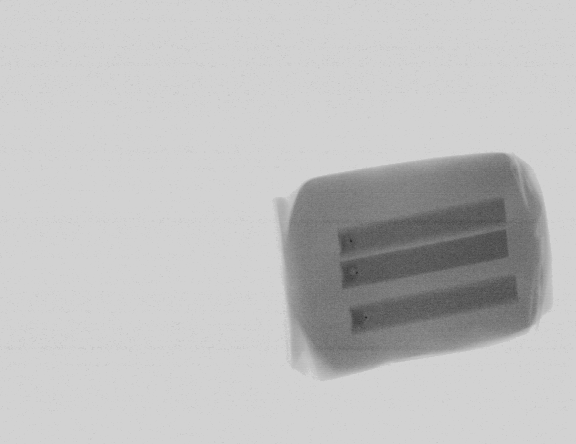
#> input picture data/test/images/001_20200623_203222(0).png, 576 x 444 px
$ python -i synth_eval.py   (imports and definitions only)   (older library calls are emulated)
#> lines starting #> are read from the running program, lines starting #| are printed output that depends on the picture; after the words box and inside, x2 and y2 are one past the last pixel; in counts of white or black regions, pixels touching at a corner belong together
#> further down, picture is the input picture: shape (444, 576); min 41, max 210, mean 192.2
"""합성 점 평가 데이터 생성: 작대기(막대) 안에 옅은 점을 합성한 test 이미지를 시드 42 로 똑같이 만든다.

  python scripts/synth_eval.py --split test --out data_synth/test --preview     # 생성 + 미리보기 그림
  python scripts/synth_eval.py --split test --out data_synth/test --verify      # 협업자 PC 에서: 같은 데이터인지 검증

무엇을 만드는가
  1. 원본 이미지의 **실제 결함 점은 평균 보간으로 지운다**(가짜 정상). 합성 점만 정답이 되도록 하기 위해서다.
  2. 영상에서 **작대기(어두운 직사각형)** 를 찾는다: 제품 영역 안에서 주변 평균보다 어두운 곳(적분 영상 기반 지역 임계값)을 잡고, 가늘고 긴 덩어리만 남긴다.
  3. 작대기 **안쪽**(가장자리에서 3px 이상 떨어진 곳)에서만 위치를 뽑아 점을 합성한다. 점 핵(3x3)이 막대 밖으로 나가지 않는다.
  4. 점은 val(test 일 때) 또는 train(val 일 때)의 **실제 점**을 투과율 조각(9x9)으로 떠서 쓴다. 진하기 s 와 크기 f 로 칸을 나눈다.
     X선은 겹친 물체의 투과율이 곱해지므로 바탕 밝기에 T^s 를 곱한다. 같은 호기의 조각만 쓴다.
  5. 정답 라벨은 합성 점마다 박스 하나(1·2호기 10px, 3호기 13px, 팀 라벨 규칙과 같음). 채점은 중심 거리(R=5px 권장)로 한다.

재현성 (모두가 같은 평가 데이터를 쓰도록)
  - 시드 42 고정. 이미지마다 default_rng([42, crc32(이미지 이름)]) 를 따로 만들어, 일부 이미지만 돌려도 그 이미지의 점은 같다.
  - 난수는 정수(integers)만 쓰고 배열 순서는 정렬된 파일명·행 우선으로 고정한다. 막대 검출은 정수 연산(8bit 가우시안, 적분 영상, 형태학) 위주다.
  - 점의 위치·조건은 dots.csv 에, 이미지의 픽셀 해시는 images.sha256 에 남긴다. 기준본은 scripts/synth_eval_reference/ 에 커밋되어 있고
    --verify 가 그것과 비교한다. 위치·조건(dots.csv)이 같으면 같은 문제이고, 픽셀 해시가 다르면 라이브러리 버전 차이(±1 밝기)일 수 있다.
  - 이미지 파일의 해시가 아니라 **픽셀 배열의 해시**를 쓴다(PNG 압축 구현이 달라도 영향이 없음).

원본 data/ 는 바꾸지 않는다. 생성물(data_synth/)은 용량이 커서 Git 에 올리지 않는다(.gitignore).
의존성: numpy, opencv-python, Pillow (requirements.txt). 개인 폴더(src/<이름>/) 코드에 의존하지 않는다.
"""
import argparse
import csv
import hashlib
import json
import sys
import zlib
from pathlib import Path

import cv2
import numpy as np
from PIL import Image, ImageDraw, ImageFont

ROOT = Path(__file__).resolve().parents[1]
DATA = ROOT / "data"
REF = Path(__file__).resolve().parent / "synth_eval_reference"

SEED = 42
S_LIST = [0.15, 0.3, 0.5, 1.0]          # 깊이 배율 (1.0 = 실제 점의 세기)
F_LIST = [0.67, 1.0, 1.5]               # 크기 배율
F_SIZE = {0.67: 7, 1.0: 9, 1.5: 13}     # 조각 한 변(px)
CELLS = [(s, f) for s in S_LIST for f in F_LIST]
HALF = 4                                # 점은행 조각 9x9
BOX = {"1": 10, "2": 10, "3": 13}       # 합성 점 정답 박스 한 변 (팀 라벨 규칙)
MARGIN = 3                              # 막대 가장자리에서 점 중심까지 최소 거리
GAP_DOTS = 24                           # 합성 점끼리 최소 거리
GAP_REAL = 20                           # 지운 실제 점 자리와의 최소 거리
BAR_WIN = 20                            # 국소 평균 창 반지름 (41x41)
BAR_DELTA = 4                           # 막대 = 국소 평균보다 이만큼 이상 어두운 곳
MIN_BAR_AREA = 120
MIN_BAR_ASPECT = 2.5


# ------------------------------------------------------------------ 입출력
def read_gray(p):
    return np.array(Image.open(p).convert("L"))


# [8 lines left out: function read_boxes, not called in this run]


def pixel_sha(img):
    return hashlib.sha256(img.tobytes() + str(img.shape).encode()).hexdigest()


# ------------------------------------------------------------------ 실제 점 찾기·지우기
# [26 lines left out: functions locate_dot, remove_real_dots, not called in this run]


# ------------------------------------------------------------------ 작대기(막대) 찾기
def box_sum(a, r):
    """(2r+1)x(2r+1) 창의 합(정수, 바깥은 0). 적분 영상으로 계산."""
    p = cv2.copyMakeBorder(a, r, r, r, r, cv2.BORDER_CONSTANT, value=0)
    ii = cv2.integral(p, sdepth=cv2.CV_32S)
    k = 2 * r + 1
    return ii[k:, k:] - ii[:-k, k:] - ii[k:, :-k] + ii[:-k, :-k]


def find_bars(img):
    """(제품 마스크, 막대 마스크). 막대 = 제품 안에서 주변보다 어두운 가늘고 긴 덩어리. 정수 연산 위주."""
    b3 = cv2.GaussianBlur(img, (0, 0), 3)
    _, th = cv2.threshold(b3, 0, 255, cv2.THRESH_BINARY_INV + cv2.THRESH_OTSU)
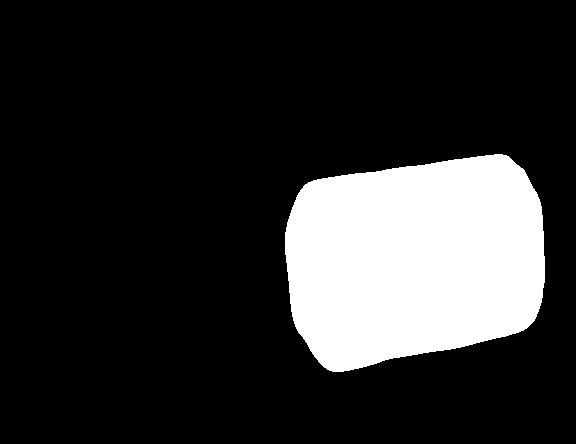
#> th: shape (444, 576); 17.9% white; 1 white region, box (x1, y1, x2, y2) and area: (285, 154, 545, 372) 45813
    n, lab, st, _ = cv2.connectedComponentsWithStats(th)
#> n = 2; st = [[0, 0, 576, 444, 209931], [285, 154, 260, 218, 45813]]
    if n < 2:
        return None, None
    k = 1 + int(np.argmax(st[1:, cv2.CC_STAT_AREA]))
#> k = 1
    prod = lab == k
    inner = cv2.erode(prod.astype(np.uint8), np.ones((15, 15), np.uint8))   # 제품 테두리의 그늘 제외 (uint8 0/1)
#> inner: shape (444, 576); values 0 (black) and 1 (white), 15.4% white; 1 white region, box (x1, y1, x2, y2) and area: (292, 162, 538, 364) 39324
    if int(inner.sum()) < 500:
        return prod, None
    # 지역 적응형 임계값: 주변(41x41, 제품 안쪽만) 평균보다 BAR_DELTA 이상 어두운 픽셀. 적분 영상(정수)으로 계산해 PC 가 달라도 같다.
    # 제품 전체에 Otsu 를 쓰면 저대비 이미지에서 막대가 안 잡혀(실제 점 663개 중 20% 놓침) 이 방식으로 바꿨다.
    b1 = cv2.GaussianBlur(img, (0, 0), 1.0)
    sv = box_sum(b1 * inner, BAR_WIN).astype(np.int64)
#> in box_sum, `p = cv2.copyMakeBorder(a, r, r, r, r, cv2.BORDER_CONSTANT, value=0)`:
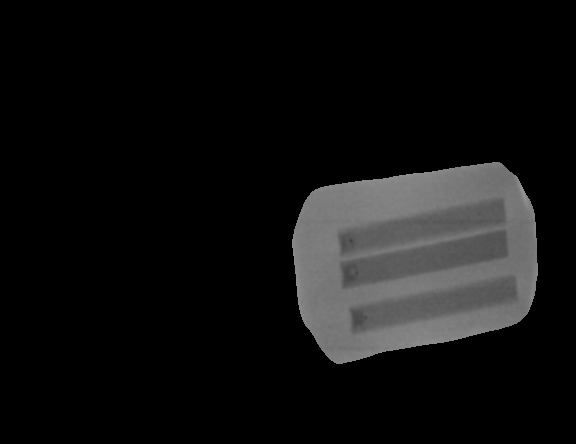
#> a: shape (444, 576); min 0, max 148, mean 17.3
#> in box_sum, `ii = cv2.integral(p, sdepth=cv2.CV_32S)`:
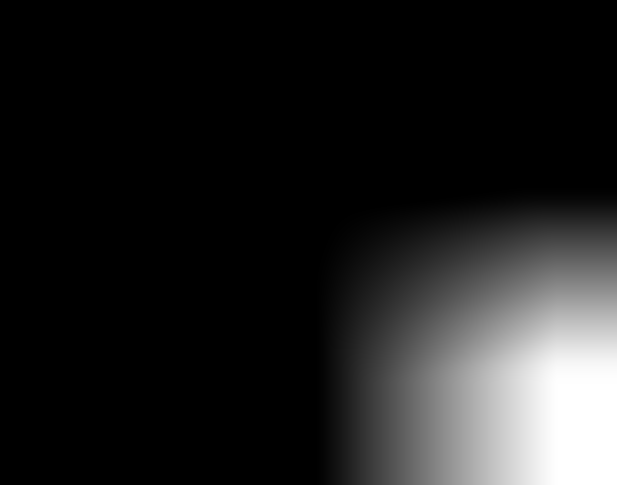
#> ii: shape (485, 617) int32; min 0, max 4413467, mean 549384.1; drawn with min black and max white
    cnt = box_sum(inner, BAR_WIN).astype(np.int64)
#> call 2 of box_sum, with r = 20
#> in box_sum (call 2), `p = cv2.copyMakeBorder(a, r, r, r, r, cv2.BORDER_CONSTANT, value=0)`: p: shape (484, 616); values 0 (black) and 1 (white), 13.2% white; 1 white region, box (x1, y1, x2, y2) and area: (312, 182, 558, 384) 39324
#> in box_sum (call 2), `return ii[k:, k:] - ii[:-k, k:] - ii[k:, :-k] + ii[:-k, :-k]`:
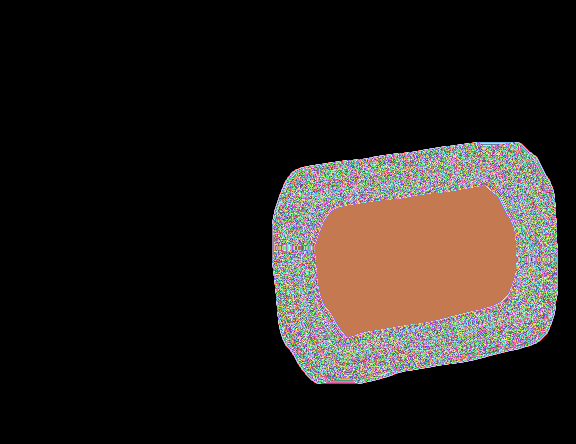
#> returned value: shape (444, 576) int32; 1682 distinct labels, from 0 to 1681; one colour per label, 0 black
#> cnt: shape (444, 576) int64; 1682 distinct labels, from 0 to 1681
    bar = ((b1.astype(np.int64) * cnt + BAR_DELTA * cnt <= sv) & (inner > 0) & (cnt > 0)).astype(np.uint8)
#> bar: shape (444, 576); values 0 (black) and 1 (white), 4.5% white; 40 white regions (33 under 20 px), largest, box (x1, y1, x2, y2) and area: (349, 276, 519, 334) 3948, (340, 230, 508, 289) 3933, (338, 198, 506, 255) 3235
    bar = cv2.morphologyEx(bar, cv2.MORPH_OPEN, np.ones((3, 3), np.uint8))
#> bar: shape (444, 576); values 0 (black) and 1 (white), 4.4% white; 8 white regions (3 under 20 px), largest, box (x1, y1, x2, y2) and area: (350, 276, 518, 334) 3921, (341, 231, 508, 289) 3896, (338, 198, 505, 255) 3186, (500, 174, 513, 182) 79, (338, 346, 345, 350) 23
    bar = cv2.morphologyEx(bar, cv2.MORPH_CLOSE, np.ones((5, 5), np.uint8))
#> bar: shape (444, 576); values 0 (black) and 1 (white), 4.4% white; 7 white regions (2 under 20 px), largest, box (x1, y1, x2, y2) and area: (341, 231, 508, 289) 3943, (350, 276, 518, 334) 3931, (338, 198, 505, 255) 3226, (500, 174, 513, 182) 80, (329, 346, 345, 350) 46
    n2, lab2, st2, _ = cv2.connectedComponentsWithStats(bar)
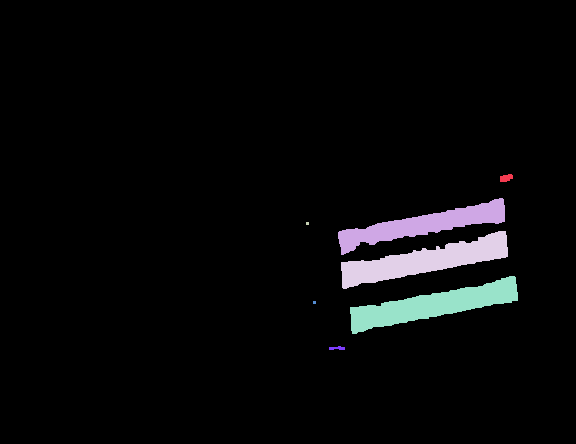
#> lab2: shape (444, 576) int32; 8 distinct labels, from 0 to 7; one colour per label, 0 black
#> n2 = 8; st2 = [[0, 0, 576, 444, 244500], [500, 174, 13, 8, 80], [338, 198, 167, 57, 3226], [306, 222, 3, 3, 9], [341, 231, 167, 58, 3943], [350, 276, 168, 58, 3931], [313, 301, 3, 3, 9], [329, 346, 16, 4, 46]]
    keep = np.zeros(img.shape, np.uint8)
    for i in range(1, n2):
        if st2[i, cv2.CC_STAT_AREA] < MIN_BAR_AREA:
            continue
        comp = (lab2 == i).astype(np.uint8)
        cnts, _ = cv2.findContours(comp, cv2.RETR_EXTERNAL, cv2.CHAIN_APPROX_SIMPLE)
        (_, _), (rw, rh), _ = cv2.minAreaRect(max(cnts, key=cv2.contourArea))
        if min(rw, rh) <= 0 or max(rw, rh) / min(rw, rh) < MIN_BAR_ASPECT:
            continue
        keep[lab2 == i] = 1
#> this loop made 7 passes
#> (rw, rh) on passes 2, 4, 5: (169.6, 24.32), (171, 26.88), (171.1, 26.67)
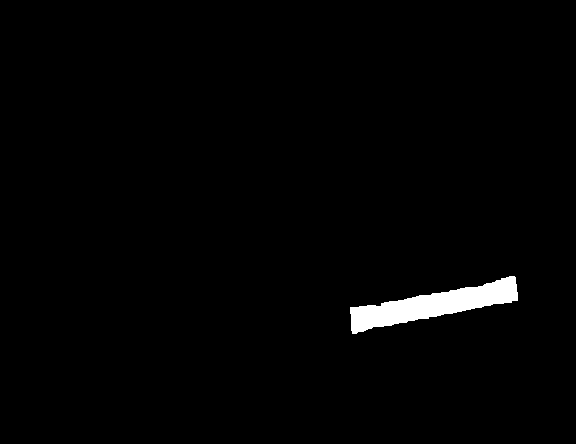
#> comp: shape (444, 576); values 0 (black) and 1 (white), 1.5% white; 1 white region, box (x1, y1, x2, y2) and area: (350, 276, 518, 334) 3931
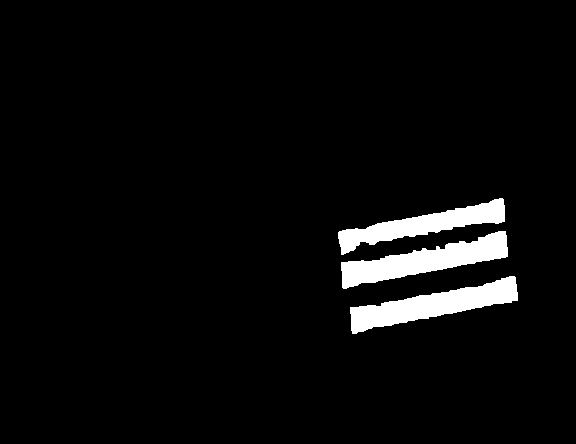
#> keep: shape (444, 576); values 0 (black) and 1 (white), 4.3% white; 3 white regions, box (x1, y1, x2, y2) and area: (341, 231, 508, 289) 3943, (350, 276, 518, 334) 3931, (338, 198, 505, 255) 3226
    return prod, (keep if keep.any() else None)


# ------------------------------------------------------------------ 점 은행·합성
# [124 lines left out: functions build_bank, resize_bilinear, make_patch, measure_contrast, place_dots, generate, not called in this run]


# ------------------------------------------------------------------ 저장·검증
DOT_COLS = ["image", "machine", "width", "height", "dot_id", "x", "y", "s", "f", "bank_idx", "flip", "box_side", "contrast"]
IMG_COLS = ["image", "machine", "width", "height", "n_dots", "removed_real_dots", "pixel_sha256"]


# [5 lines left out: function write_csv, not called in this run]


def dataset_sha(imgs):
    lines = "\n".join(f"{r['image']} {r['pixel_sha256']}" for r in sorted(imgs, key=lambda r: r["image"]))
    return hashlib.sha256(lines.encode("utf-8")).hexdigest()


# [40 lines left out: functions save_outputs, verify, get_font, not called in this run]


COLOR_S = {0.15: (170, 80, 220), 0.3: (60, 130, 255), 0.5: (255, 170, 30), 1.0: (230, 50, 50)}


# [128 lines left out: functions preview, qa_report, main, not called in this run]


# [2 lines not run here, left out]

>>> import cv2
>>> picture = cv2.imread('../data/test/images/001_20200623_203222(0).png', cv2.IMREAD_GRAYSCALE)
>>> result = find_bars(picture)

$ run again, on data/test/images/001_20200625_043323(7).png
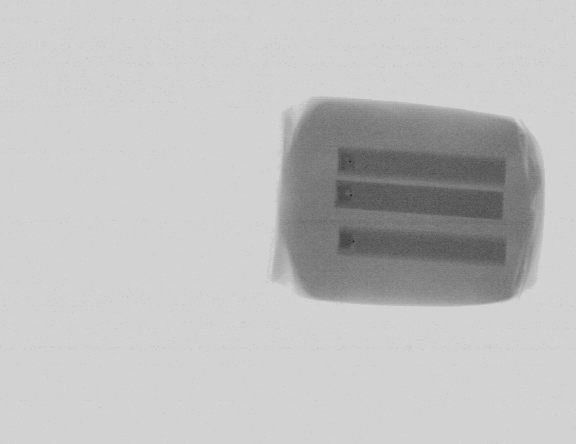
#> input picture data/test/images/001_20200625_043323(7).png, 576 x 444 px
#> picture is the input picture: shape (444, 576); min 39, max 210, mean 192.4
#> in find_bars, `_, th = cv2.threshold(b3, 0, 255, cv2.THRESH_BINARY_INV + cv2.THRESH_O..`:
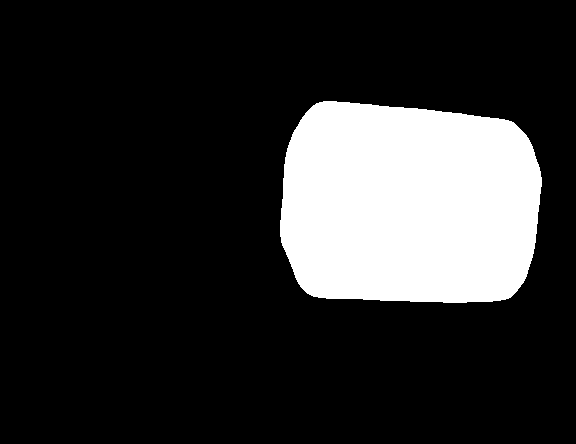
#> th: shape (444, 576); 18.1% white; 1 white region, box (x1, y1, x2, y2) and area: (280, 101, 542, 303) 46415
#> n = 2; st = [[0, 0, 576, 444, 209329], [280, 101, 262, 202, 46415]]
#> k = 1
#> inner: shape (444, 576); values 0 (black) and 1 (white), 15.7% white; 1 white region, box (x1, y1, x2, y2) and area: (287, 109, 534, 296) 40119
#> p: shape (484, 616); values 0 (black) and 1 (white), 13.5% white; 1 white region, box (x1, y1, x2, y2) and area: (307, 129, 554, 316) 40119
#> cnt: shape (444, 576) int64; 1682 distinct labels, from 0 to 1681
#> lab2: shape (444, 576) int32; 5 distinct labels, from 0 to 4
#> n2 = 5; st2 = [[0, 0, 576, 444, 244381], [338, 148, 168, 36, 3441], [335, 181, 168, 39, 3959], [299, 219, 22, 5, 86], [338, 227, 168, 38, 3877]]
#> the loop in find_bars, `for i in range(1, n2):` made 4 passes
#> (rw, rh) on passes 1, 2, 4: (25.14, 168.2), (26.93, 168.1), (27.14, 167.8)
#> after the loop in find_bars, `for i in range(1, n2):`:
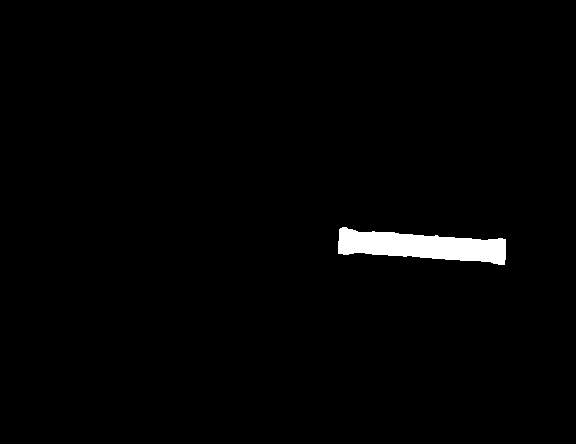
#> comp: shape (444, 576); values 0 (black) and 1 (white), 1.5% white; 1 white region, box (x1, y1, x2, y2) and area: (338, 227, 506, 265) 3877

$ run again, on data/test/images/001_20200701_123514(1).png
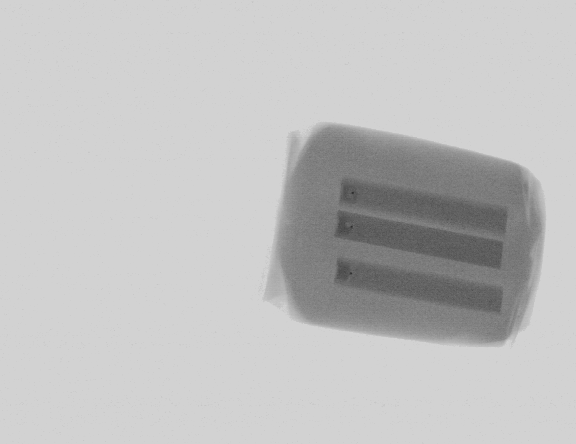
#> input picture data/test/images/001_20200701_123514(1).png, 576 x 444 px
#> picture is the input picture: shape (444, 576); min 46, max 210, mean 193.1
#> in find_bars, `_, th = cv2.threshold(b3, 0, 255, cv2.THRESH_BINARY_INV + cv2.THRESH_O..`:
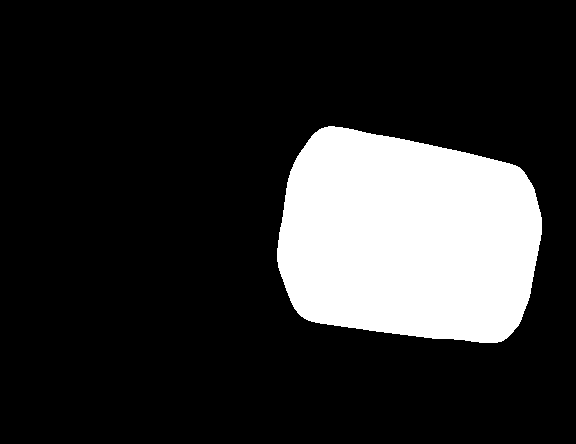
#> th: shape (444, 576); 18.2% white; 1 white region, box (x1, y1, x2, y2) and area: (277, 126, 542, 343) 46476
#> n = 2; st = [[0, 0, 576, 444, 209268], [277, 126, 265, 217, 46476]]
#> k = 1
#> inner: shape (444, 576); values 0 (black) and 1 (white), 15.6% white; 1 white region, box (x1, y1, x2, y2) and area: (285, 134, 535, 336) 39931
#> p: shape (484, 616); values 0 (black) and 1 (white), 13.4% white; 1 white region, box (x1, y1, x2, y2) and area: (305, 154, 555, 356) 39931
#> cnt: shape (444, 576) int64; 1682 distinct labels, from 0 to 1681
#> lab2: shape (444, 576) int32; 5 distinct labels, from 0 to 4
#> n2 = 5; st2 = [[0, 0, 576, 444, 244731], [340, 179, 167, 54, 3190], [514, 184, 3, 3, 9], [335, 212, 168, 57, 3916], [335, 258, 167, 56, 3898]]
#> the loop in find_bars, `for i in range(1, n2):` made 4 passes
#> (rw, rh) on passes 1, 3, 4: (24.33, 169.4), (26.7, 169.5), (25.73, 169.8)
#> after the loop in find_bars, `for i in range(1, n2):`:
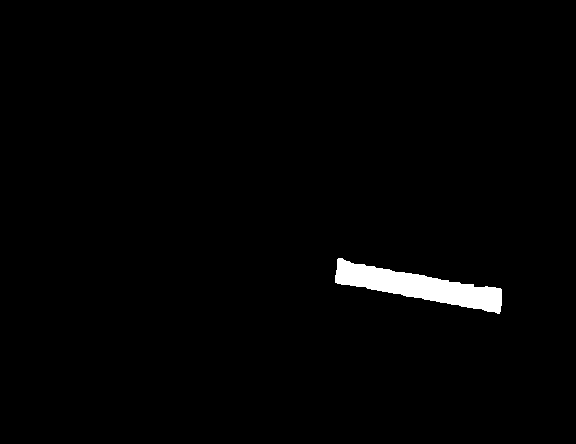
#> comp: shape (444, 576); values 0 (black) and 1 (white), 1.5% white; 1 white region, box (x1, y1, x2, y2) and area: (335, 258, 502, 314) 3898
